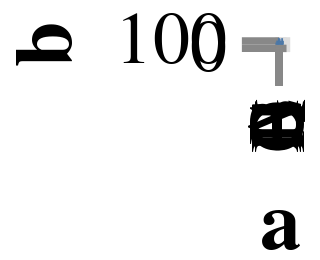

Write notebook code for a chart like this one.
### Markdown cell above
You can render `VegaPlot` using the notebook converter or with `nb.vegalite()`.

### Code cell
plot

### Figure 1 — Vega-Lite specification as saved in the notebook (floating-point values rounded to 4 significant figures)
{"autoResize": false, "config": {}, "data": {"values": [{"a": "A", "b": 28}, {"a": "B", "b": 55}, {"a": "C", "b": 43}, {"a": "D", "b": 91}, {"a": "E", "b": 81}, {"a": "F", "b": 53}, {"a": "G", "b": 19}, {"a": "H", "b": 87}, {"a": "I", "b": 52}]}, "description": "A simple bar chart with embedded data.", "encoding": {"color": {"axis": true, "legend": false}, "column": {"axis": true, "legend": false}, "detail": {"axis": true, "legend": false}, "opacity": {"axis": true, "legend": false}, "order": {"axis": true, "legend": false}, "row": {"axis": true, "legend": false}, "shape": {"axis": true, "legend": false}, "size": {"axis": true, "legend": false}, "text": {"axis": true, "legend": false}, "tooltip": {"axis": true, "legend": false}, "x": {"axis": true, "field": "a", "legend": false, "type": "ordinal"}, "y": {"axis": true, "field": "b", "legend": false, "type": "quantitative"}}, "height": 0, "mark": {"filled": true, "type": "bar"}, "name": "Bar Chart", "padding": 0, "schema": "https://vega.github.io/schema/vega-lite/v2.json", "selection": {}, "transform": null, "width": 0}
